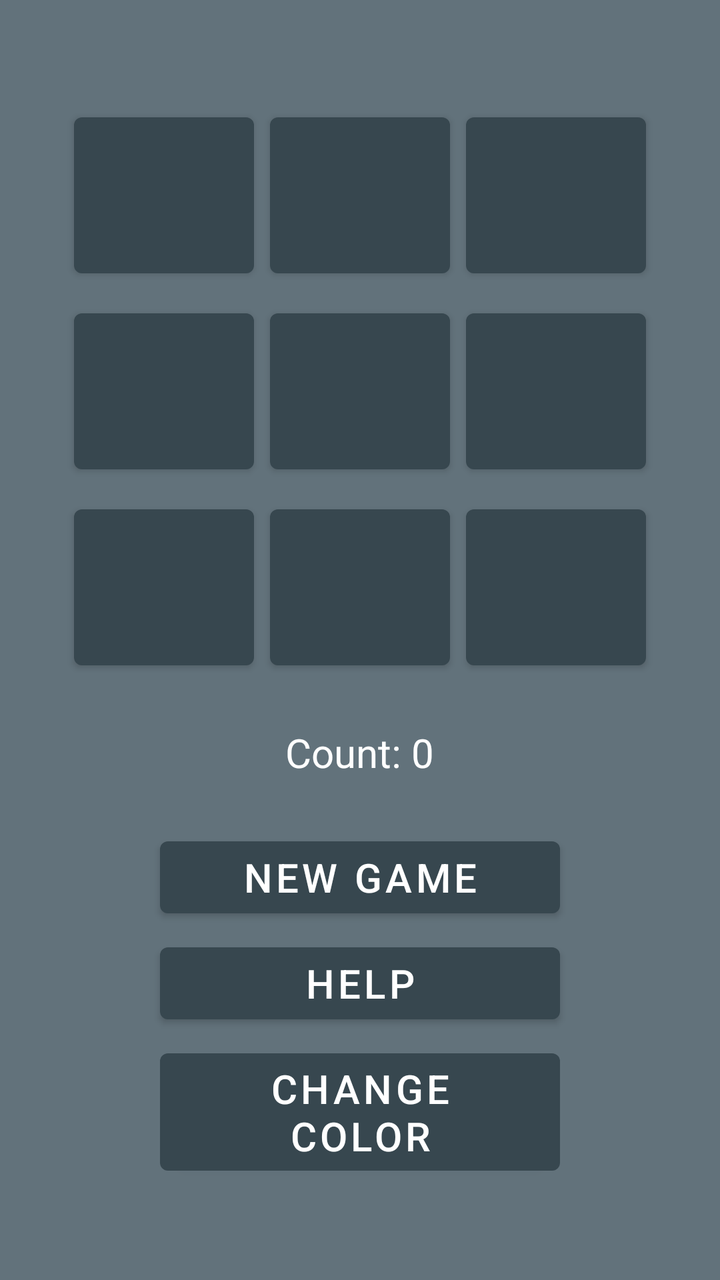
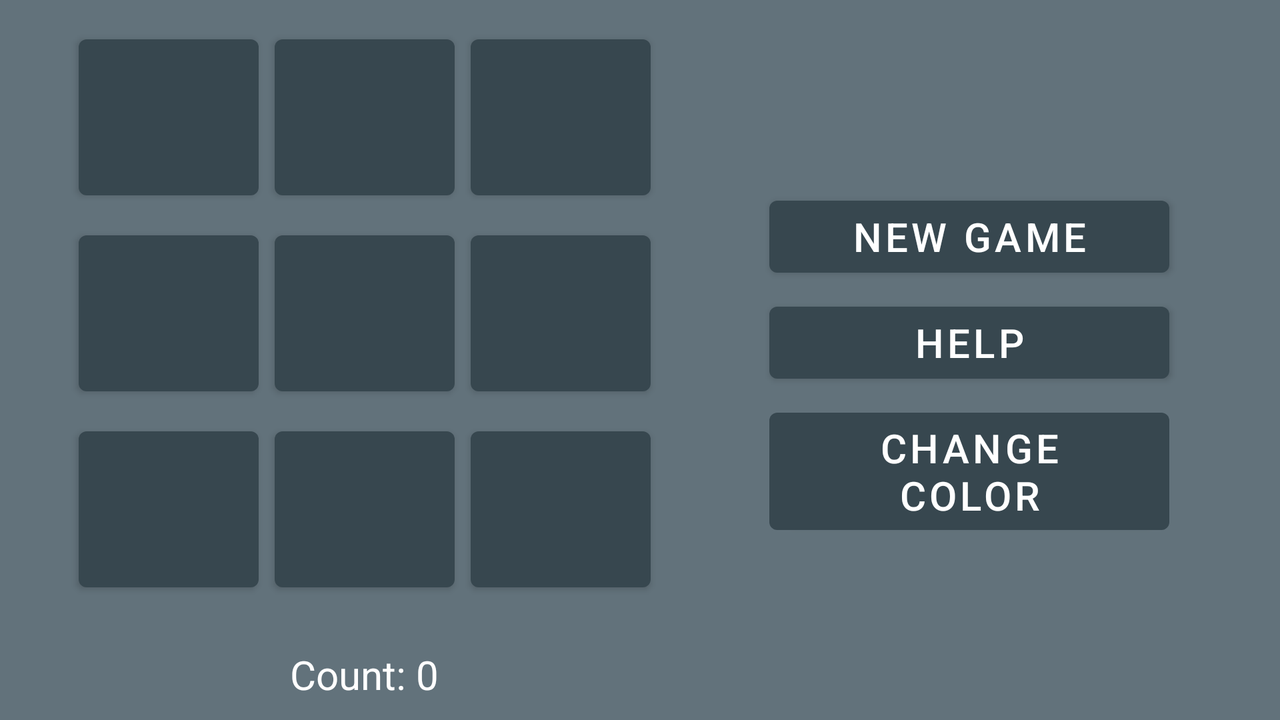

One screen, two layout resources from the same app: the default and the repository's alternative for another configuration. Each is rendered where Android would select it; the XML of both is given below.
<!-- AndroidManifest.xml: activity theme Theme.NoActionBar -->
<!-- res/layout/activity_main.xml -->
<?xml version="1.0" encoding="utf-8"?>
<LinearLayout xmlns:android="http://schemas.android.com/apk/res/android"
    xmlns:tools="http://schemas.android.com/tools"
    android:layout_width="match_parent"
    android:layout_height="match_parent"
    android:gravity="center"
    android:orientation="vertical"
    tools:context=".MainActivity">

    <GridLayout
        android:id="@+id/light_grid"
        android:layout_width="wrap_content"
        android:layout_height="wrap_content"
        android:layout_marginBottom="20dp"
        android:columnCount="3"
        android:rowCount="3"
        android:useDefaultMargins="true">

        <Button
            style="@style/LightButton"
            android:onClick="onLightButtonClick" />

        <Button
            style="@style/LightButton"
            android:onClick="onLightButtonClick" />

        <Button
            style="@style/LightButton"
            android:onClick="onLightButtonClick" />

        <Button
            style="@style/LightButton"
            android:onClick="onLightButtonClick" />

        <Button
            style="@style/LightButton"
            android:onClick="onLightButtonClick" />

        <Button
            style="@style/LightButton"
            android:onClick="onLightButtonClick" />

        <Button
            style="@style/LightButton"
            android:onClick="onLightButtonClick" />

        <Button
            style="@style/LightButton"
            android:onClick="onLightButtonClick" />

        <Button
            style="@style/LightButton"
            android:onClick="onLightButtonClick" />

    </GridLayout>

    <TextView
        android:id="@+id/count_text_view"
        android:layout_width="wrap_content"
        android:layout_height="wrap_content"
        android:layout_marginBottom="20dp"
        android:textColor="?attr/colorOnBackground"
        android:textSize="20sp"
        tools:text="Count: 0" />

    <Button
        android:id="@+id/new_game_button"
        style="@style/GameOptionButton"
        android:onClick="onNewGameClick"
        android:text="@string/new_game_button_label" />

    <Button
        android:id="@+id/help_button"
        style="@style/GameOptionButton"
        android:onClick="onHelpClick"
        android:text="@string/help_button_label" />

    <Button
        android:id="@+id/change_color_button"
        style="@style/GameOptionButton"
        android:onClick="onChangeColorClick"
        android:text="@string/color_button_label" />

</LinearLayout>
<!-- resources referenced by this layout -->
<resources>
  <string name="color_button_label">Change Color</string>
  <string name="help_button_label">Help</string>
  <string name="new_game_button_label">New Game</string>
  <style name="GameOptionButton">
          <item name="android:layout_height">wrap_content</item>
          <item name="android:layout_width">200dp</item>
          <item name="android:layout_marginTop">5dp</item>
          <item name="android:layout_marginLeft">20dp</item>
          <item name="android:layout_marginRight">20dp</item>
          <item name="android:textSize">20sp</item>
      </style>
  <style name="LightButton">
          <item name="android:layout_height">90dp</item>
          <item name="android:layout_width">90dp</item>
      </style>
  <style name="Theme.NoActionBar" parent="Theme.MaterialComponents.NoActionBar">
  
          
          <item name="colorPrimary">@color/blue_grey_800</item>
          <item name="colorOnPrimary">@color/white</item>
  
          
          <item name="android:colorBackground">@color/blue_grey_800_light</item>
          <item name="colorOnBackground">@color/white</item>
  
          
          <item name="android:statusBarColor">?attr/colorPrimary</item>
  
      </style>
  <color name="blue_grey_800">#37474f</color>
  <color name="white">#FFF</color>
  <color name="blue_grey_800_light">#62727b</color>
</resources>
<!-- res/layout-land/activity_main.xml (the repository's variant of the layout above) -->
<!-- drawn on the phone turned sideways -->
<?xml version="1.0" encoding="utf-8"?>
<androidx.constraintlayout.widget.ConstraintLayout xmlns:android="http://schemas.android.com/apk/res/android"
    xmlns:app="http://schemas.android.com/apk/res-auto"
    xmlns:tools="http://schemas.android.com/tools"
    android:layout_width="match_parent"
    android:layout_height="match_parent"
    tools:context=".MainActivity">

    <LinearLayout
        android:id="@+id/game_layout"
        android:layout_width="wrap_content"
        android:layout_height="wrap_content"
        android:orientation="vertical"
        app:layout_constraintBottom_toBottomOf="parent"
        app:layout_constraintLeft_toLeftOf="parent"
        app:layout_constraintRight_toLeftOf="@+id/button_layout"
        app:layout_constraintTop_toTopOf="parent">

        <GridLayout
            android:id="@+id/light_grid"
            android:layout_width="wrap_content"
            android:layout_height="wrap_content"
            android:layout_marginBottom="20dp"
            android:columnCount="3"
            android:rowCount="3"
            android:useDefaultMargins="true">

            <Button
                style="@style/LightButton"
                android:onClick="onLightButtonClick" />

            <Button
                style="@style/LightButton"
                android:onClick="onLightButtonClick" />

            <Button
                style="@style/LightButton"
                android:onClick="onLightButtonClick" />

            <Button
                style="@style/LightButton"
                android:onClick="onLightButtonClick" />

            <Button
                style="@style/LightButton"
                android:onClick="onLightButtonClick" />

            <Button
                style="@style/LightButton"
                android:onClick="onLightButtonClick" />

            <Button
                style="@style/LightButton"
                android:onClick="onLightButtonClick" />

            <Button
                style="@style/LightButton"
                android:onClick="onLightButtonClick" />

            <Button
                style="@style/LightButton"
                android:onClick="onLightButtonClick" />

        </GridLayout>

        <TextView
            android:id="@+id/count_text_view"
            android:layout_width="wrap_content"
            android:layout_height="wrap_content"
            android:layout_gravity="center"
            android:textColor="?attr/colorOnBackground"
            android:textSize="20sp"
            tools:text="Count: 0" />

    </LinearLayout>

    <LinearLayout
        android:id="@+id/button_layout"
        android:layout_width="wrap_content"
        android:layout_height="wrap_content"
        android:orientation="vertical"
        app:layout_constraintBottom_toBottomOf="@+id/game_layout"
        app:layout_constraintLeft_toRightOf="@+id/game_layout"
        app:layout_constraintRight_toRightOf="parent"
        app:layout_constraintTop_toTopOf="@+id/game_layout">

        <Button
            android:id="@+id/new_game_button"
            style="@style/GameOptionButton"
            android:onClick="onNewGameClick"
            android:text="@string/new_game_button_label" />

        <Button
            android:id="@+id/help_button"
            style="@style/GameOptionButton"
            android:onClick="onHelpClick"
            android:text="@string/help_button_label" />

        <Button
            android:id="@+id/change_color_button"
            style="@style/GameOptionButton"
            android:onClick="onChangeColorClick"
            android:text="@string/color_button_label" />

    </LinearLayout>

</androidx.constraintlayout.widget.ConstraintLayout>
